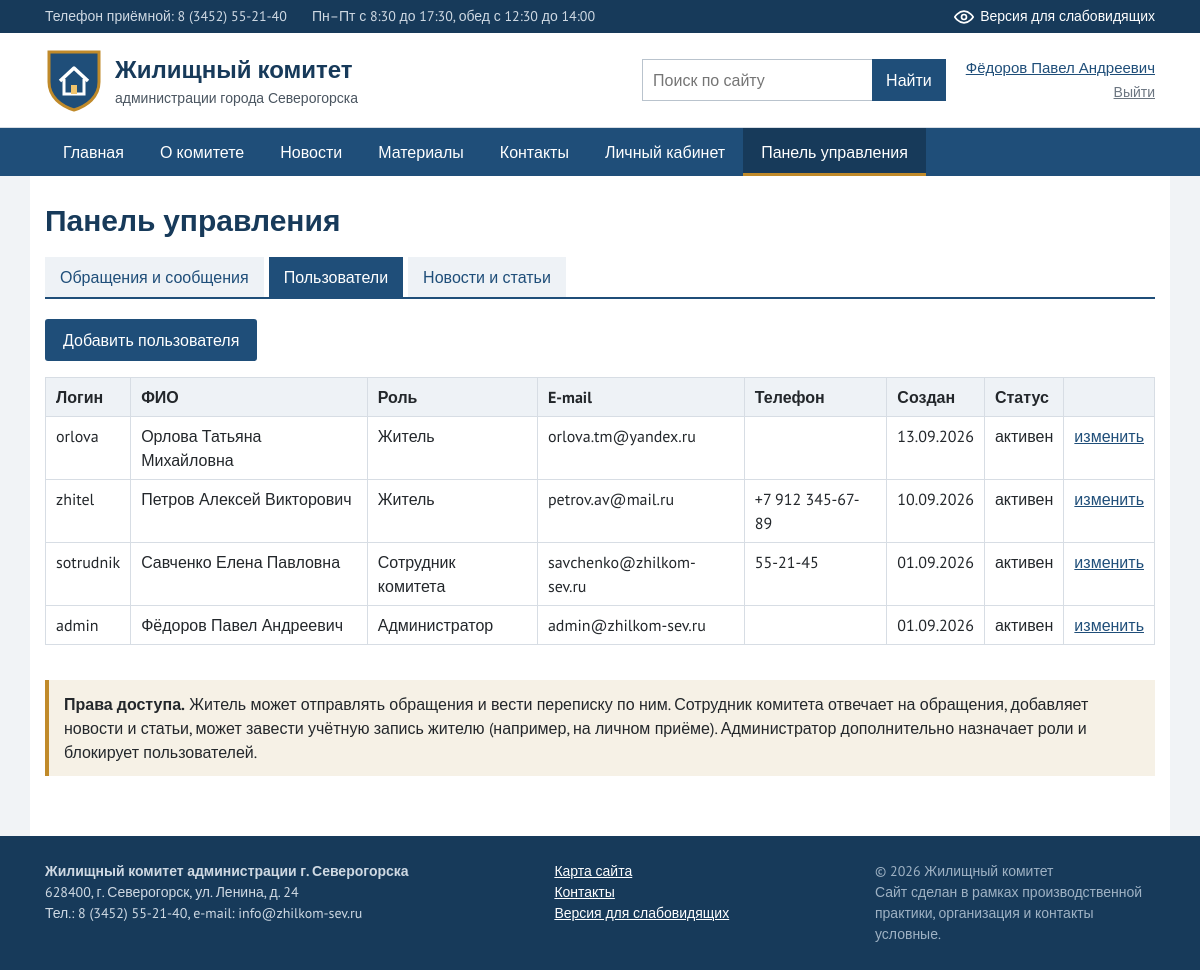
The app's page /panel/users (signed in) with its own data.
### models.py (models this page shows, shortened)
class User(db.Model):
    __tablename__ = 'users'
    id = db.Column(db.Integer, primary_key=True)
    login = db.Column(db.String(50), unique=True, nullable=False)
    password_hash = db.Column(db.String(255), nullable=False)
    fio = db.Column(db.String(150), nullable=False)
    email = db.Column(db.String(120))
    phone = db.Column(db.String(30))
    address = db.Column(db.String(200))
    role = db.Column(db.String(20), default='resident')
    active = db.Column(db.Boolean, default=True)
    created_at = db.Column(db.DateTime, default=datetime.now)
    @property
    def role_name(self):
        return ROLES.get(self.role, self.role)
    @property
    def is_staff(self):
        return self.role in ('admin', 'employee')
    @property
    def is_admin(self):
        return self.role == 'admin'

### app.py (the view)
@app.route('/panel/users')
@staff_required
def panel_users():
    users = User.query.order_by(User.created_at.desc()).all()
    return render_template('panel/users.html', users=users)

### app.py (called while the page is built)
def get_user():
    if 'user' not in g:
        g.user = None
        if session.get('user_id'):
            g.user = db.session.get(User, session['user_id'])
    return g.user

def staff_required(f):
    @wraps(f)
    def wrapper(*args, **kwargs):
        user = get_user()
        if user is None:
            return redirect(url_for('login', next=request.path))
        if not user.is_staff:
            abort(403)
        return f(*args, **kwargs)
    return wrapper

@app.context_processor
def inject_globals():
    return {
        'current_user': get_user(),
        'menu_categories': Category.query.order_by(Category.id).all(),
        'vision': session.get('vision', False),
        'v': session.get('v', VISION_DEFAULT),
        'roles': ROLES,
        'statuses': STATUSES,
        'year': datetime.now().year,
    }

@app.template_filter('date')
def date_filter(value):
    return value.strftime('%d.%m.%Y') if value else ''

### templates/panel/users.html (shortened to what this page needs)
{% extends 'base.html' %}
{% block content %}
<h1 class="page-title">Панель управления</h1>
{% include 'panel/_nav.html' %}
<p><a href="{{ url_for('user_new') }}" class="btn">Добавить пользователя</a></p>
<div class="table-wrap">
<table class="table">
    <tr><th>Логин</th><th>ФИО</th><th>Роль</th><th>E-mail</th><th>Телефон</th><th>Создан</th><th>Статус</th><th></th></tr>
    {% for u in users %}
    <tr>
        <td>{{ u.login }}</td>
        <td>{{ u.fio }}</td>
        <td>{{ u.role_name }}</td>
        <td>{{ u.email or '' }}</td>
        <td>{{ u.phone or '' }}</td>
        <td>{{ u.created_at|date }}</td>
        <td>{{ 'активен' if u.active else 'заблокирован' }}</td>
        <td>
            {% if current_user.is_admin %}
            <a href="{{ url_for('user_edit', uid=u.id) }}">изменить</a>
            {% endif %}
        </td>
    </tr>
    {% endfor %}
</table>
</div>
<div class="note">
    <b>Права доступа.</b> Житель может отправлять обращения и вести переписку по ним.
    Сотрудник комитета отвечает на обращения, добавляет новости и статьи, может завести
    учётную запись жителю (например, на личном приёме). Администратор дополнительно
    назначает роли и блокирует пользователей.
</div>
{% endblock %}

### templates/base.html (shortened to what this page needs)
<!DOCTYPE html>
<html lang="ru">
<head>
    <link rel="stylesheet" href="{{ url_for('static', filename='css/style.css') }}">
</head>
{% set ep = request.endpoint %}
<body class="{% if vision %}vision size-{{ v.size }} scheme-{{ v.scheme }} img-{{ v.img }} space-{{ v.space }}{% endif %}">
<div class="topbar">
    <div class="container topbar-inner">
        <span>Телефон приёмной: 8 (3452) 55-21-40</span>
        <span>Пн–Пт с 8:30 до 17:30, обед с 12:30 до 14:00</span>
        {% if not vision %}
        <a href="{{ url_for('vision_on') }}" class="eye-link">
            <img src="{{ url_for('static', filename='img/eye.svg') }}" alt="" width="20" height="20">
            Версия для слабовидящих
        </a>
        {% endif %}
    </div>
</div>
<header class="header">
    <div class="container header-inner">
        <a href="{{ url_for('index') }}" class="logo">
            <img src="{{ url_for('static', filename='img/logo.svg') }}" alt="Логотип комитета" width="58" height="64">
            <span class="logo-text">
                <b>Жилищный комитет</b>
                администрации города Северогорска
            </span>
        </a>
        <form class="header-search" action="{{ url_for('search') }}" method="get">
            <input type="text" name="q" placeholder="Поиск по сайту" value="{{ q if q else '' }}" aria-label="Поиск по сайту">
            <button type="submit">Найти</button>
        </form>
        <div class="header-user">
            {% if current_user %}
                <a href="{{ url_for('cabinet') }}">{{ current_user.fio }}</a>
                <a href="{{ url_for('logout') }}" class="small-link">Выйти</a>
            {% else %}
                <a href="{{ url_for('login') }}" class="btn btn-small">Войти</a>
                <a href="{{ url_for('register') }}" class="small-link">Регистрация</a>
            {% endif %}
        </div>
    </div>
</header>
<nav class="menu">
    <div class="container">
        <ul class="menu-list" id="menuList">
            <li><a href="{{ url_for('index') }}" class="{{ 'active' if ep == 'index' }}">Главная</a></li>
            <li><a href="{{ url_for('about') }}" class="{{ 'active' if ep == 'about' }}">О комитете</a></li>
            <li><a href="{{ url_for('news_list') }}" class="{{ 'active' if ep in ('news_list', 'news_item') }}">Новости</a></li>
            <li class="has-sub">
                <a href="{{ url_for('materials') }}" class="{{ 'active' if ep in ('materials', 'category', 'article') }}">Материалы</a>
            </li>
            <li><a href="{{ url_for('contacts') }}" class="{{ 'active' if ep == 'contacts' }}">Контакты</a></li>
            {% if current_user %}
            <li><a href="{{ url_for('cabinet') }}" class="{{ 'active' if ep in ('cabinet', 'appeal') }}">Личный кабинет</a></li>
                {% if current_user.is_staff %}
                <li><a href="{{ url_for('panel') }}" class="{{ 'active' if ep and (ep.startswith('panel') or ep.startswith('user_') or ep.startswith('content_')) }}">Панель управления</a></li>
                {% endif %}
            {% endif %}
        </ul>
    </div>
</nav>
<main class="container main">
    {% block content %}{% endblock %}
</main>
<footer class="footer">
    <div class="container footer-inner">
        <div>
            <b>Жилищный комитет администрации г. Северогорска</b><br>
            628400, г. Северогорск, ул. Ленина, д. 24<br>
            Тел.: 8 (3452) 55-21-40, e-mail: info@zhilkom-sev.ru
        </div>
        <div>
            <a href="{{ url_for('sitemap') }}">Карта сайта</a><br>
            <a href="{{ url_for('contacts') }}">Контакты</a><br>
            {% if vision %}
            <a href="{{ url_for('vision_off') }}">Обычная версия сайта</a>
            {% else %}
            <a href="{{ url_for('vision_on') }}">Версия для слабовидящих</a>
            {% endif %}
        </div>
        <div class="footer-note">
            © {{ year }} Жилищный комитет<br>
            Сайт сделан в рамках производственной практики,
            организация и контакты условные.
        </div>
    </div>
</footer>
</body>
</html>

### static/css/style.css (style rules this page uses)
* { box-sizing: border-box; }
body { margin: 0; font-family: 'PT Sans', Arial, sans-serif; font-size: 16px; line-height: 1.5; color: #23272b; background: #f1f3f6; }
a { color: #1f4e79; }
img { max-width: 100%; }
h1, h2, h3 { line-height: 1.25; color: #173a5a; }
.container { max-width: 1140px; margin: 0 auto; padding: 0 15px; }
.topbar { background: #173a5a; color: #cfd9e3; font-size: 14px; }
.topbar-inner { display: flex; gap: 25px; align-items: center; padding: 6px 15px; }
.eye-link { margin-left: auto; color: #fff; text-decoration: none; display: flex; align-items: center; gap: 6px; }
.header { background: #fff; border-bottom: 1px solid #d7dde4; }
.header-inner { display: flex; align-items: center; gap: 20px; padding: 15px; }
.logo { display: flex; align-items: center; gap: 12px; text-decoration: none; color: #4a5560; font-size: 14px; }
.logo-text b { display: block; font-size: 24px; color: #173a5a; }
.header-search { margin-left: auto; display: flex; }
.header-search input { width: 230px; padding: 8px 10px; border: 1px solid #b9c3cd; border-right: none; font: inherit; }
.header-search button { padding: 8px 14px; border: none; background: #1f4e79; color: #fff; font: inherit; cursor: pointer; }
.header-user { display: flex; flex-direction: column; align-items: flex-end; gap: 3px; font-size: 15px; }
.small-link { font-size: 14px; color: #6b7580; }
.menu { background: #1f4e79; }
.menu-list { list-style: none; margin: 0; padding: 0; display: flex; flex-wrap: wrap; }
.menu-list > li { position: relative; }
.menu-list a { display: block; padding: 12px 18px; color: #fff; text-decoration: none; }
.menu-list > li > a:hover, .menu-list > li > a.active { background: #173a5a; color: #fff; box-shadow: inset 0 -3px 0 #c08a2a; }
.main { background: #fff; padding-top: 15px; padding-bottom: 40px; min-height: 60vh; }
.page-title { font-size: 30px; margin: 10px 0 18px; }
.note { background: #f6f1e6; border-left: 4px solid #c08a2a; padding: 12px 15px; margin: 20px 0; }
.btn { display: inline-block; padding: 9px 18px; background: #1f4e79; color: #fff; border: none; border-radius: 3px; text-decoration: none; font: inherit; cursor: pointer; }
.table { width: 100%; border-collapse: collapse; margin-bottom: 15px; }
.table th, .table td { border: 1px solid #d7dde4; padding: 7px 10px; text-align: left; vertical-align: top; }
.table th { background: #eef2f6; }
.table-wrap { overflow-x: auto; }
.footer { background: #173a5a; color: #cfd9e3; font-size: 14px; }
.footer a { color: #fff; }
.footer-inner { display: flex; justify-content: space-between; gap: 30px; padding: 25px 15px; }
.footer-note { max-width: 280px; color: #9fb2c4; }

### records on screen
User: fio "Фёдоров Павел Андреевич", login "admin", role_name "Администратор", email "admin@zhilkom-sev.ru", created_at "01.09.2026", active "активен"
User: login "orlova", fio "Орлова Татьяна Михайловна", role_name "Житель", email "orlova.tm@yandex.ru", created_at "13.09.2026", active "активен"
User: login "zhitel", fio "Петров Алексей Викторович", role_name "Житель", email "petrov.av@mail.ru", phone "+7 912 345-67-89", created_at "10.09.2026", active "активен"
User: login "sotrudnik", fio "Савченко Елена Павловна", role_name "Сотрудник комитета", email "savchenko@zhilkom-sev.ru", phone "55-21-45", created_at "01.09.2026", active "активен"
